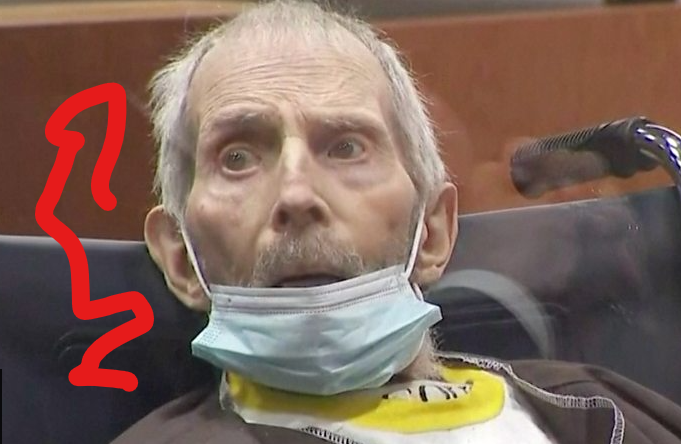
#> input picture images/durst.png, 681 x 444 px
$ python swap.py
#> lines starting #> are read from the running program, lines starting #| are printed output that depends on the picture
from colorsys import rgb_to_hls, hls_to_rgb
import os
from PIL import Image

# Constants:
MAX_H_DIST = 0.01  # TODO: I guesses this value and it may need to be adjusted!
ONE_MINUS_MAX = 1.0 - MAX_H_DIST


def h_is_close(hue1, hue2):
    """Return True if hue1 is close (see MAX_H_DIST, above) to hue2"""
    # Hue is 0.0-1.0 so we have to check for wrap arounds!
    if hue1 < MAX_H_DIST:
        # Close to 0.0
        return not (hue1 + MAX_H_DIST < hue2 < (1.0 - hue1))
    elif hue1 > ONE_MINUS_MAX:
        # Close to 1.0
        return not ((hue1 + MAX_H_DIST - 1.0) < hue2 < (hue1 - MAX_H_DIST))
    else:
        # Common case
        return hue1 - MAX_H_DIST < hue2 < hue1 + MAX_H_DIST


def swap(source, dest, changes):
    """Apply all color changes to source file and output to dest file"""
#> called with source = 'hsl_swap/../images/durst.png', dest = 'hsl_swap/../images/changed.png'
    # Load image
    image = Image.open(source)
#> image is the input picture: PIL image 681x444 RGBA; mean R, G, B, A 127.3, 102.2, 91.4, 255
    width, height = image.size
#> width = 681; height = 444
    px = image.load()

    # Loop over each pixel
    for x in xrange(width):
        for y in xrange(height):
            r, g, b, a = px[x, y]

            # Convert to HSL space
            h, l, s = rgb_to_hls(r, g, b)

            # Loop over the list of colors they asked us to change
            for old, new in changes:
                # Is this pixel nearly the same hue as old?
                if h_is_close(h, old[0]):
                    # Yes, scale and convert the pixel to new
                    h = new[0]
                    l = min(255, max(0, int(float(l) / old[1] * new[1])))
                    s = min(0.0, max(-1.0, s / old[2] * new[2]))

                    # Update the RGB pixel
                    r, g, b = hls_to_rgb(h, l, s)
                    px[x, y] = (int(r), int(g), int(b), a)

    # Save the result image
    image.save(dest)
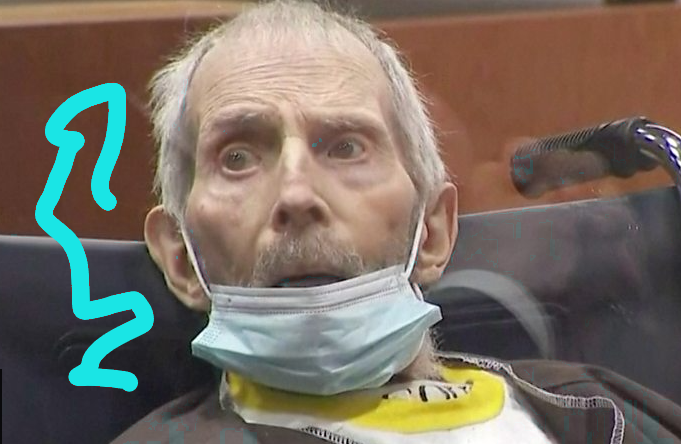
#> saved as changed.png: PIL image 681x444 RGBA; mean R, G, B, A 119.5, 109.9, 99.1, 255


if __name__ == "__main__":
    # Image paths
    dir_name = os.path.join(os.path.dirname(os.path.abspath(__file__)), "..", "images")
    source = os.path.join(dir_name, "durst.png")
    dest = os.path.join(dir_name, "changed.png")

    # A list of colors to change. This should be a list of tuples. Each entry in the list is a color to change. Each
    # tuple is a old and new color in RGB space. This example includes only a single conversion:
    # RED (255, 0, 0) to CYAN (0, 255, 255).
    changes = [
        ((255, 0, 0), (0, 255, 255)),  # Convert RED to CYAN
    ]

    # (That mess in the third parameter is just pre-converting the colors from RGB to HSL)
    swap(source, dest, [(rgb_to_hls(*old), rgb_to_hls(*new)) for old, new in changes])
